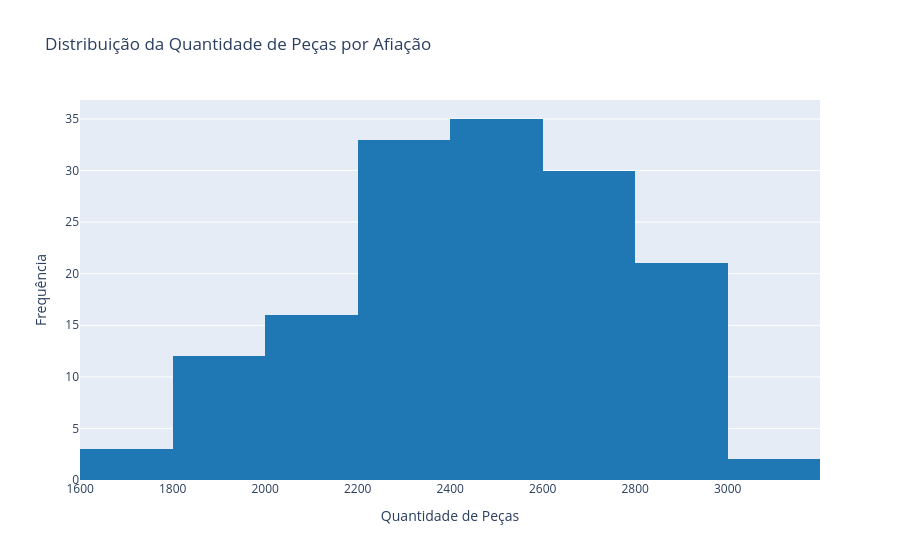

The cell this chart's notebook holds for it:
### Code cell
# cria um histograma da coluna 'Quantidade de pçs por afiação Target 1950'

fig = px.histogram( # cria uma figura para o gráfico
    df_corrigido, # define o df a ser usado
    x='Quantidade de pçs por afiação Target 1950', # define os valores de X
    nbins=10, # sugestioná o número de barras do hostograma usando o método da raiz quadrada (k = n^(1/2) ==> nbins = 104 linhas^(1/2))
    title='Distribuição da Quantidade de Peças por Afiação', # define um título para o gráfico
    labels={'Quantidade de pçs por afiação Target 1950': 'Quantidade de Peças'}, # múda o título do eixo X de 'Quantidade de pçs por afiação Target 1950' para 'Quantidade de Peças'
    color_discrete_sequence=['#1f77b4'] # define a cor padrão como azul
)

fig.update_layout(yaxis_title='Frequência') # muda o título do eixo Y de 'count' para 'Frequência'

fig.show() # exibe a figura

### Figure 1 — Plotly figure (JSON) as saved in the notebook; plotly's stock layout.template omitted (floating-point values rounded to 4 significant figures; data arrays with more than 128 entries replaced by an {"elided": "..."} marker saying what was removed)
{"data": [{"bingroup": "x", "hovertemplate": "Quantidade de Peças=%{x}<br>count=%{y}<extra></extra>", "legendgroup": "", "marker": {"color": "#1f77b4", "pattern": {"shape": ""}}, "name": "", "nbinsx": 10, "orientation": "v", "showlegend": false, "type": "histogram", "x": {"elided": "152 int values"}, "xaxis": "x", "yaxis": "y"}], "layout": {"barmode": "relative", "legend": {"tracegroupgap": 0}, "title": {"text": "Distribuição da Quantidade de Peças por Afiação"}, "xaxis": {"anchor": "y", "domain": [0, 1], "title": {"text": "Quantidade de Peças"}}, "yaxis": {"anchor": "x", "domain": [0, 1], "title": {"text": "Frequência"}}}}
